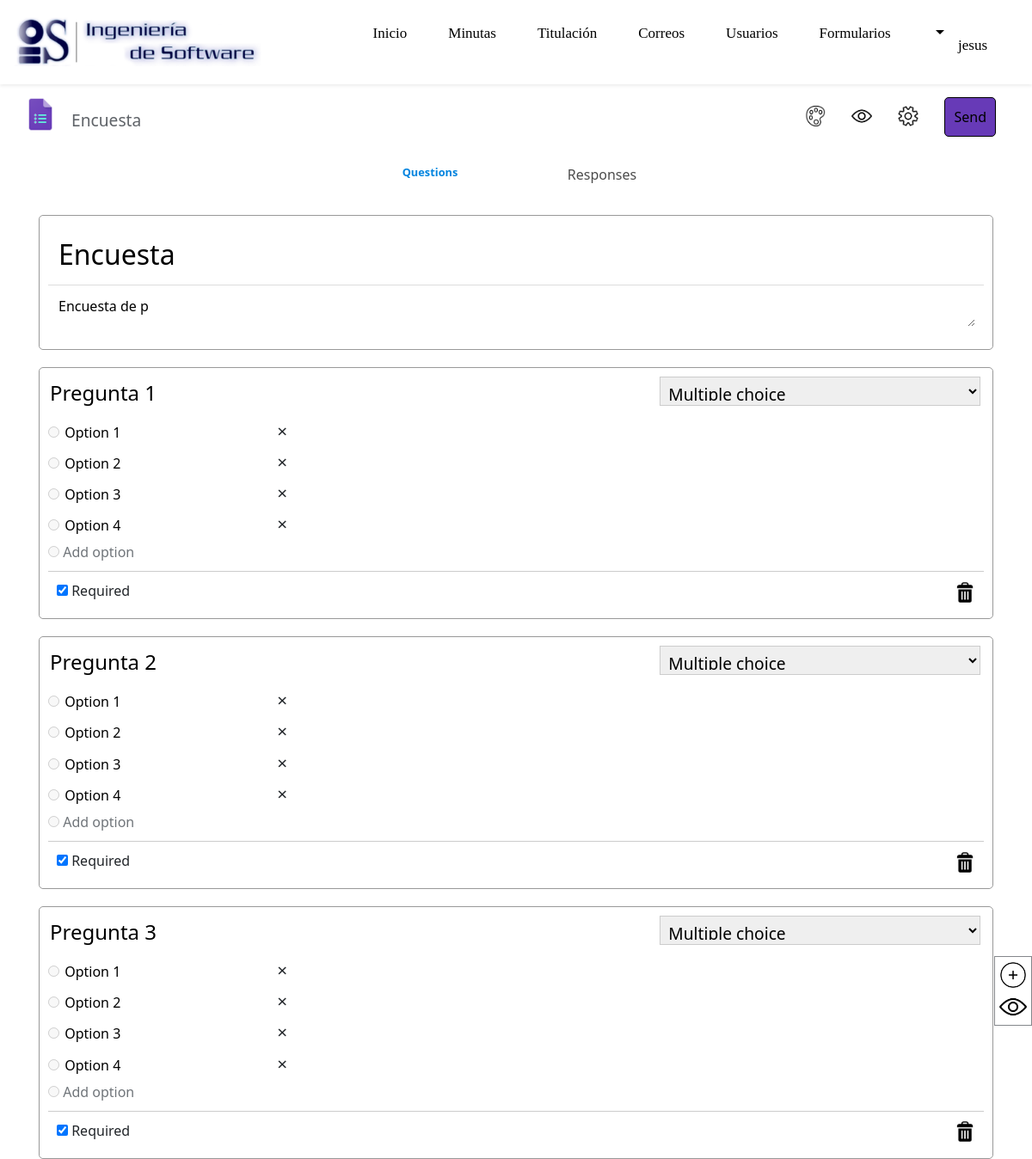
The page /forms/form/CUBvh0xuXGKrU6jzsw0S9jqRFs9PfY/edit (signed in) on the database its author committed.
### usuario/models.py (models this page shows, shortened)
class CaseiUser(AbstractBaseUser, PermissionsMixin):
    nombre = models.CharField(max_length=100)
    email = models.EmailField(unique=True)
    telefono = models.CharField(max_length=15, validators=[RegexValidator(r'^\+?1?\d{9,15}$')])
    username = models.CharField(max_length=50, unique=True)
    password = models.CharField(max_length=100)
    is_active = models.BooleanField(default=True)
    is_staff = models.BooleanField(default=False)
    objects = CaseiUserManager()
    USERNAME_FIELD = 'username'
    EMAIL_FIELD = 'email'
    REQUIRED_FIELDS = ['email', 'nombre', 'telefono']

### formularios/models.py (models this page shows)
class Form(models.Model):
    code = models.CharField(max_length=30)
    title = models.CharField(max_length=200)
    description = models.CharField(max_length=10000, blank = True)
    creator = models.ForeignKey(CaseiUser, on_delete = models.CASCADE, related_name = "creator")
    background_color = models.CharField(max_length=20, default = "#d9efed")
    text_color = models.CharField(max_length=20, default="#272124")
    collect_email = models.BooleanField(default=False)
    authenticated_responder = models.BooleanField(default = False)
    edit_after_submit = models.BooleanField(default=False)
    confirmation_message = models.CharField(max_length = 10000, default = "Your response has been recorded.")
    is_quiz = models.BooleanField(default=False)
    allow_view_score = models.BooleanField(default= True)
    createdAt = models.DateTimeField(auto_now_add = True)
    updatedAt = models.DateTimeField(auto_now = True)
    questions = models.ManyToManyField(Questions, related_name = "questions")

class Questions(models.Model):
    question = models.CharField(max_length= 10000)
    question_type = models.CharField(max_length=20)
    required = models.BooleanField(default= False)
    answer_key = models.CharField(max_length = 5000, blank = True)
    score = models.IntegerField(blank = True, default=0)
    feedback = models.CharField(max_length = 5000, null = True)
    choices = models.ManyToManyField(Choices, related_name = "choices")

class Choices(models.Model):
    choice = models.CharField(max_length=5000)
    is_answer = models.BooleanField(default=False)

### formularios/views.py (the view)
# urls.py: path('form/<str:code>/edit', views.edit_form, name="edit_form"),
def edit_form(request, code):
    if not request.user.is_authenticated:
        return HttpResponseRedirect(reverse("login"))
    formInfo = Form.objects.filter(code = code)
    if formInfo.count() == 0:
        return HttpResponseRedirect(reverse("404"))
    else: formInfo = formInfo[0]
    if formInfo.creator != request.user:
        return HttpResponseRedirect(reverse("403"))
    return render(request, "index/form.html", {
        "code": code,
        "form": formInfo
    })

### formularios/templates/index/form.html (shortened to what this page needs)
{% extends 'main.html' %}
{% load static %}
{% block head %}
<link rel="stylesheet" href="{% static 'index/style.css' %}">
<link rel="stylesheet" href="{% static 'index/HurlUI.css' %}">
{% endblock head %}
{% block content %}
<div class = "container-fluid">
    <div class="form-topnav">
        <a href = "/">
            <img src = "{% static 'Icon/icon.png' %}" alt = "Google Forms Icon(CLONE)" class="navbar-icon form-icon" title = "Forms" />
        </a>
        <input class="nav-text nav-form-title edit-on-click input-form-title" value  = "{{form.title}}" type="text">
        <div class="float-right">
            <img src="{% static 'Icon/theme.png' %}" alt="Theme icon" id="customize-theme-btn" title = "Customize theme" class="nav-form-menu-icon" />
            <a href="{% url 'view_form' form.code %}">
            <img src="{% static 'Icon/eye.png' %}" alt="Preview icon" title = "Preview" class="nav-form-menu-icon big-screen" />
            </a>
            <img src="{% static 'Icon/setting.png' %}" alt="Setting icon" title = "Setting" class="nav-form-menu-icon open-setting" />
            <button class = "btn send-form-btn big-screen" title = "Send" id="send-form-btn">Send</button>
        </div>
    </div>
    <div class="form-topnav">
        <div class="form-navigation center">
            {% if form.is_quiz %}
            <span class="col-4 navigation active">Questions</span>
            <span class="col-4 navigation score"><a href = "{% url 'score' form.code %}" class="link">Scores</a></span>
            <span class="col-4 navigation"><a href = "{% url 'responses' form.code %}" class="link">Responses</a></span>
            {% else %}
            <span class="col-6 navigation active">Questions</span>
            <span class="col-6 navigation"><a href = "{% url 'responses' form.code %}" class="link">Responses</a></span>
            {% endif %}
        </div>
    </div>
    <div class="container">
        <div class="margin-top-bottom box question-box" id="form-head">
            <div class="form-title-box">
                <input type="text" class="form-title edit-on-click input-form-title txt-clr" value="{{form.title}}">
            </div>
            <textarea class="form-description edit-on-click textarea-adjust txt-clr" rows="1" placeholder="Form description" spellCheck = "false"
            id="input-form-description">{{form.description}}</textarea>
        </div>
        {% for question in form.questions.all %}
        <div class="margin-top-bottom box question-box question" data-id="{{question.id}}">
            <input type="text" data-id="{{question.id}}" class="question-title edit-on-click input-question" value="{{question.question}}">
            <select class="question-type-select input-question-type" data-id="{{question.id}}" data-origin_type = "{{question.question_type}}">
                <option value="multiple choice" {% if question.question_type == "multiple choice" %}selected{% endif %}>Multiple choice</option>
            </select>
            {% if question.question_type == "multiple choice" %}
            <div class="choices" data-id="{{question.id}}">
                {% for choice in question.choices.all %}
                    <div class="choice">
                        <input type="radio" id="{{choice.id}}" disabled>
                        <label for="{{choice.id}}">
                            <input type="text" value="{{choice.choice}}" class="edit-choice" data-id="{{choice.id}}">
                        </label>
                        <span class="remove-option" title = "Remove" data-id="{{choice.id}}">&times;</span>
                    </div>
                {% endfor %}
                <div class="choice">
                    <input type = "radio" id = "add-choice" disabled />
                    <label for = "add-choice" class="add-option" data-question="{{question.id}}" data-type = "{{question.question_type}}">Add option</label>
                </div>
            </div>
            {% elif question.question_type == "short" %}
            <div class="answers" data-id="{{question.id}}">
                <input type ="text" class="short-answer" disabled placeholder="Short answer text" />
            </div>
            {% elif question.question_type == "paragraph" %}
            <div class="answers" data-id="{{question.id}}">
                <textarea class="long-answer" disabled placeholder="Long answer text" ></textarea>
            </div>
            {% endif %}
            <div class="choice-option">
                <input type="checkbox" class="required-checkbox" id="required-{{question.id}}" data-id="{{question.id}}" {% if question.required %}checked{% endif %}>
                <label for="required-{{question.id}}" class="required">Required</label>
                <div class="float-right">
                    <img src="{% static 'Icon/dustbin.png' %}" alt="Delete question icon" class="question-option-icon delete-question" title="Delete question"
                    data-id="{{question.id}}">
                </div>
            </div>
        </div>
        {% endfor %}
    </div>
    <div class="question-options">
        <img src = "{% static 'Icon/add.png' %}" class="form-option-icon" title = "Add question" alt = "Add question icon" id="add-question" />
        <a href="{% url 'view_form' form.code %}">
            <img src = "{% static 'Icon/eye.png' %}" class = "form-option-icon" title = "Preview" alt = "Preview icon" />
        </a>
    </div>
</div>
{% endblock content %}

### templates/main.html (shortened to what this page needs)
{% load static %}
<!DOCTYPE html>
<html lang="en">
    <head>
        <link rel="stylesheet" href="{%static '/bootstrap/css/bootstrap.min.css'%}">
        <link rel="stylesheet" href="{%static '/css/Navbar-Right-Links-Dark-icons.css'%}">
        {% block head %}
        {% endblock head %}
    </head>
    <body>
        <nav class="navbar navbar-light navbar-expand-lg fw-normal shadow-sm py-1">
            <div class="container-fluid">
                <nav class="navbar navbar-expand-lg">
                    <a class="navbar-brand">
                        <img src="{% static 'images/logo.png' %}" href="{% url 'home_page' %}" width="300" height="auto" class="img-fluid" alt="Logo">
                    </a>
                </nav>
                <div class="collapse navbar-collapse" id="navcol-5">
                    <ul class="navbar-nav ms-auto">
                        <li class="nav-item"><a class="nav-link active" href="{% url 'home_page' %}">Inicio</a></li>
                        <li class="nav-item"><a class="nav-link active" href="{% url 'consulta_minutas' %}">Minutas</a></li>
                        <li class="nav-item"><a class="nav-link active" href="{% url 'titulacion' %}">Titulación</a></li>
                        <li class="nav-item"><a class="nav-link active" href="{% url 'enviar_correo' %}">Correos</a></li>
                        <li class="nav-item"><a class="nav-link active" href="{% url 'usuarios' %}">Usuarios</a></li>
                        <li class="nav-item"><a class="nav-link active" href="{% url 'forms' %}">Formularios</a></li>
                        <div class="nav-item dropdown">
                            <a href="#" class="nav-link dropdown-toggle" data-bs-toggle="dropdown">
                                <span class="nav-item">{{user.nombre}}</span>
                            </a>
                        </div>
                    </ul>
                </div>
            </div>
        </nav>
        {% block content %}
        {% endblock content %}
    </body>
</html>

### static/index/style.css (style rules this page uses)
body { scroll-behavior: smooth; }
.form-icon { width: 40px; margin-bottom: 0.5rem; }
.navbar-icon { float: left; }
.nav-text { float: left; position: relative; vertical-align: middle; margin-top: 0.75rem; color: #5f6368; padding-left: 1rem; }
.nav-link { color: #000; text-decoration: none; }
.float-right { float: right; }
.form-topnav { padding: 15px; overflow: hidden; background-color: #fff; }
.nav-form-title { width: 300px; overflow: hidden; display: -webkit-box; -webkit-box-orient: vertical; -webkit-line-clamp: 1; text-overflow: ellipsis; }
.edit-on-click { border: none; font-size: 1.2rem; transition: 1s; overflow-y: hidden; }
.nav-form-menu-icon { width: 1.5rem; margin: 10px 15px; cursor: pointer; float: left; }
.send-form-btn { position: relative; background-color: #673ab7; color: #ddd; font-size: 1rem; vertical-align: middle; border: 1px solid #ddd; padding: 10px 20px; float: left; margin: 0.2px 15px; }
.question-box { background-color: #FFF; }
.form-title { font-size: 2rem; font-weight: normal; margin: 10px; width: -webkit-fill-available; width: -moz-available; }
.form-description { font-size: 1rem; margin: 10px; width: -webkit-fill-available; width: -moz-available; }
.form-title-box { border-bottom: 1px solid #ddd; }
.question-options { background-color: #fff; margin: 20px 0; position: fixed; bottom: 10%; right: 0; border: 1px solid #84878b; }
.form-option-icon { width: 2rem; margin: 5px; cursor: pointer; display: block; }
.question-title { font-size: 1.3rem; font-weight: normal; }
.open-setting { color: #1a73e8; cursor: pointer; }
.question-title { font-size: 1.5rem; width: 65%; }
.question-type-select { width: calc(35% - 8px); padding: 5px 35px 5px 5px; font-size: 1.2rem; border: 1px solid #ccc; height: 34px; }
.choices { margin: 10px 0; }
.choice { margin: 5px 0; }
.add-option { cursor: pointer; color: #70757a; }
.edit-choice { display: inline; width: 80%; border: none; overflow-y: hidden; }
.remove-option { display: inline; font-size: 1.3rem; cursor: pointer; margin-left: 10px; }
.choice-option { padding: 10px; display: block; border-top: 1px solid #ccc; }
.question-option-icon { width: 1.5rem; cursor: pointer; }
.form-navigation { background-color: #fff; width: 400px; margin: auto; }
.navigation { text-align: center; cursor: pointer; }
.form-navigation .active { color:rgb(0, 132, 223); font-weight: bold; font-size: 0.8rem; }
.question-title { font-size: 1.5rem; }

### static/index/HurlUI.css (style rules this page uses)
body { margin: 0; padding: 0; }
.center { text-align: center; }
.link { color: #000; text-decoration: none; opacity: .7; }
.margin-top-bottom { margin: 20px 0; }
.container { padding-right: 15px; padding-left: 15px; margin-right: auto; margin-left: auto; }
.container-fluid { width: 100%; }
[class*="col-"] { float: left; }
.col-6 , .col-ex-6 { width: 50%; }
.btn { padding: 10px; border: 1px solid black; border-radius: 5px; text-decoration: none; font-size: 1rem; color: black; }
.box { padding: 10px; border: 1px solid #999; border-radius: 5px; width: -webkit-fill-available; width: -moz-available; }
.navbar .nav-item { display: block; text-align: center; padding: 14px 16px; font-size: 17px; float: right; }
.navbar .nav-item a { text-decoration: none; color: black; }
@media only screen and (min-width: 768px) { .container { width: 750px; } }
@media only screen and (min-width: 992px) { .container { width: 970px; } }
@media only screen and (min-width: 1200px) { .container { width: 1170px; } }

### templates/main.html (style rules this page uses)
html, body, .container-fluid { height: 100%; }
body { display: flex; flex-direction: column; min-height: 100vh; margin: 0; }

### rows shown on the page
CaseiUser: nombre "jesus"
Form: title "Encuesta", description "Encuesta de p"
Questions: question "Pregunta 1", question_type+id "Multiple choice", required "☑"
Choices: choice "Option 1"
Choices: choice "Option 2"
Choices: choice "Option 3"
Choices: choice "Option 4"
Questions: question "Pregunta 2", question_type+id "Multiple choice", required "☑"
Choices: choice "Option 1"
Choices: choice "Option 2"
Choices: choice "Option 3"
Choices: choice "Option 4"
Questions: question "Pregunta 3", question_type+id "Multiple choice", required "☑"
Choices: choice "Option 1"
Choices: choice "Option 2"
Choices: choice "Option 3"
Choices: choice "Option 4"
